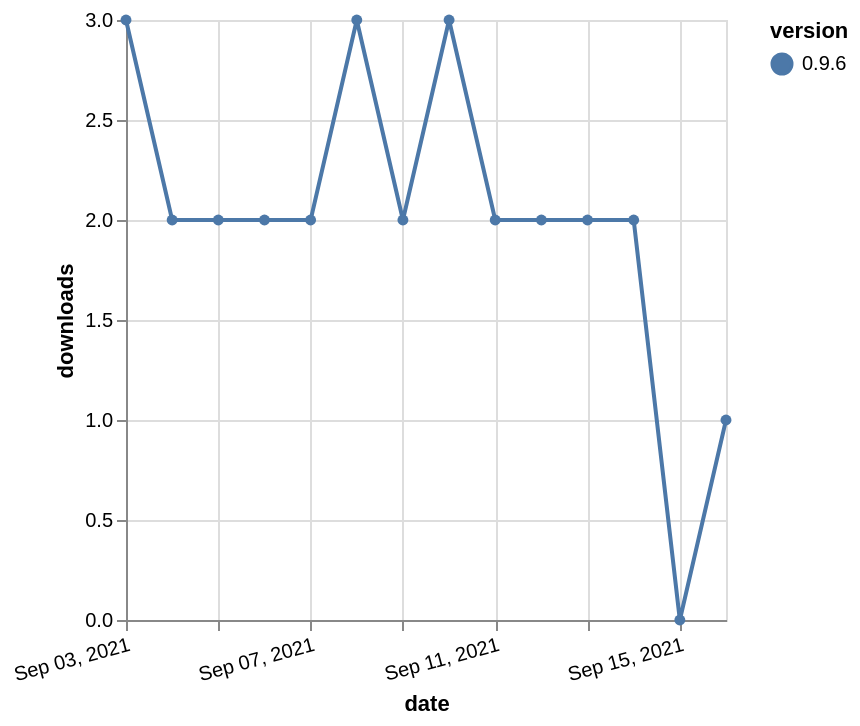

Write the Vega-Lite specification saved for this chart.
### Vega-Lite specification from a JSON file in a GitHub repository (floating-point values rounded to 4 significant figures)
{"$schema": "https://vega.github.io/schema/vega-lite/v5.json", "description": "A simple bar chart with embedded data.", "data": {"values": [{"date": "2021-09-03", "total": 2977, "delta": 3, "version": "0.9.6"}, {"date": "2021-09-04", "total": 2979, "delta": 2, "version": "0.9.6"}, {"date": "2021-09-05", "total": 2981, "delta": 2, "version": "0.9.6"}, {"date": "2021-09-06", "total": 2983, "delta": 2, "version": "0.9.6"}, {"date": "2021-09-07", "total": 2985, "delta": 2, "version": "0.9.6"}, {"date": "2021-09-08", "total": 2988, "delta": 3, "version": "0.9.6"}, {"date": "2021-09-09", "total": 2990, "delta": 2, "version": "0.9.6"}, {"date": "2021-09-10", "total": 2993, "delta": 3, "version": "0.9.6"}, {"date": "2021-09-11", "total": 2995, "delta": 2, "version": "0.9.6"}, {"date": "2021-09-12", "total": 2997, "delta": 2, "version": "0.9.6"}, {"date": "2021-09-13", "total": 2999, "delta": 2, "version": "0.9.6"}, {"date": "2021-09-14", "total": 3001, "delta": 2, "version": "0.9.6"}, {"date": "2021-09-15", "total": 3001, "delta": 0, "version": "0.9.6"}, {"date": "2021-09-16", "total": 3002, "delta": 1, "version": "0.9.6"}]}, "width": "container", "mark": {"type": "line", "point": {"filled": true}}, "encoding": {"x": {"field": "date", "type": "temporal", "timeUnit": "yearmonthdate", "title": "date", "axis": {"labelAngle": -15}}, "y": {"field": "delta", "type": "quantitative", "title": "downloads"}, "color": {"field": "version", "type": "nominal"}, "tooltip": {"field": "delta"}}}
